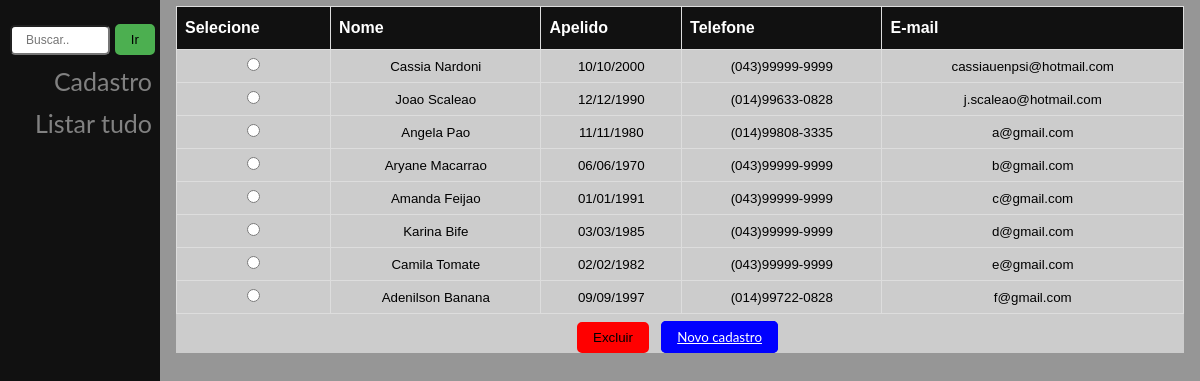
Page /app/logic/listar.php on the committed database.
### tables this page shows
CREATE TABLE cliente(
  id int NOT NULL AUTO_INCREMENT,
  nome varchar(100) NOT NULL,
  dataN varchar(100),
  telefone varchar(15) NOT NULL,
  email varchar(100) NOT NULL UNIQUE,
  CONSTRAINT pk_Cliente PRIMARY KEY(id)
);

### app/database/conexao.php (called while the page is built)
<?php
function getConnection(){
  $databaseNome = 'root';
  $databaseSenha = '';
  $conn = new PDO('mysql:host=localhost;dbname=prova',
                  $databaseNome, $databaseSenha);
  return $conn;
}
?>

### app/logic/listar.php (the view, shortened to what this page needs)
<!DOCTYPE html>
<html lang="pt" dir="ltr">
  <head>
    <link rel="stylesheet" href="../../css/style.css">
  </head>
  <body>
    <div class="sidenav">
      <form method="POST" action="./consultar.php">
        <span>
          <input type="text" class="text-search" name="busca" placeholder="Buscar..">
        </span>
        <span>
          <input type="submit" class="buttom-search" value="Ir">
        </span>
      </form>
      <a href="../../index.php">Cadastro</a>
      <a href="./listar.php">Listar tudo</a>
    </div>
    <div class="main">
      <div class="div-table">
        <form method='POST' action='./processamento_excluir.php'>
        <table border ="1" id="customers">
          <thread>
            <th>Selecione</th><th>Nome</th><th>Apelido</th><th>Telefone</th><th>E-mail</th>
          </thread>
            <?php
              require_once "../database/conexao.php";
              $sql = "SELECT * FROM cliente";
              foreach(getConnection()->query($sql) as $row){
            ?>
            <tbody>
              <tr>
                <td><input type='radio' name='idExcluir' value='<?=$row['id']?>'></td>
                <td><?=$row['nome']?></td>
                <td><?=$row['dataN']?></td>
                <td><?=$row['telefone']?></td>
                <td><?=$row['email']?></td>
              </tr>
            </tbody>
            <?php } ?>
            </table>
          <input type="submit" class="buttom-excluir" value="Excluir">
          <a class="buttom-simple" href="../../index.php">Novo cadastro</a>
        </form>
      </div>
    </div>
  </body>
</html>

### css/style.css (style rules this page uses)
* { margin: 0px 0px 0px 0px; padding: 0px 0px 0px 0px; box-sizing: border-box; }
body, html { padding: 3px 3px 3px 3px; font-family: "Lato", sans-serif; font-size: 14pt; text-align: right; background-color: #969696; }
.sidenav { height: 100%; width: 160px; position: fixed; z-index: 1; top: 0; left: 0; background-color: #111; overflow-x: hidden; padding-top: 20px; }
.sidenav a { padding: 6px 8px 6px 16px; text-decoration: none; font-size: 25px; color: #818181; display: block; }
.main { margin-left: 160px; font-size: 28px; padding: 0px 10px; text-align: center; }
.text-search { font-size: 12px; width: 100px; padding: 6px 14px; margin: 5px 0; border-radius: 5px; box-sizing: border-box; }
.buttom-search { background-color: #4CAF50; color: black; border: 2px solid #4CAF50; padding: 6px 14px; border-radius: 5px; margin-right: 5px; cursor: pointer; }
.buttom-excluir { background-color: #F00; color: black; border: 2px solid #F00; padding: 6px 14px; border-radius: 5px; margin-right: 5px; cursor: pointer; }
.buttom-simple { background-color: #00F; color: white; border: 2px solid #00F; padding: 6px 14px; border-radius: 5px; margin-right: 5px; cursor: pointer; font-size: 10pt; }
.div-table { background-color: #CCC; overflow-x: auto; }
#customers { font-family: Arial, Helvetica, sans-serif; border-collapse: collapse; width: 100%; }
#customers td, #customers th { border: 1px solid #DDD; padding: 8px; font-size: 10pt; }
#customers th { padding-top: 12px; padding-bottom: 12px; text-align: left; background-color: #111; color: white; font-size: 12pt; }

### rows in the picture
cliente: nome "Cassia Nardoni", dataN "10/10/2000", telefone "(043)99999-9999", email "cassiauenpsi@hotmail.com"
cliente: nome "Joao Scaleao", dataN "12/12/1990", telefone "(014)99633-0828", email "j.scaleao@hotmail.com"
cliente: nome "Angela Pao", dataN "11/11/1980", telefone "(014)99808-3335", email "a@gmail.com"
cliente: nome "Aryane Macarrao", dataN "06/06/1970", telefone "(043)99999-9999", email "b@gmail.com"
cliente: nome "Amanda Feijao", dataN "01/01/1991", telefone "(043)99999-9999", email "c@gmail.com"
cliente: nome "Karina Bife", dataN "03/03/1985", telefone "(043)99999-9999", email "d@gmail.com"
cliente: nome "Camila Tomate", dataN "02/02/1982", telefone "(043)99999-9999", email "e@gmail.com"
cliente: nome "Adenilson Banana", dataN "09/09/1997", telefone "(014)99722-0828", email "f@gmail.com"
